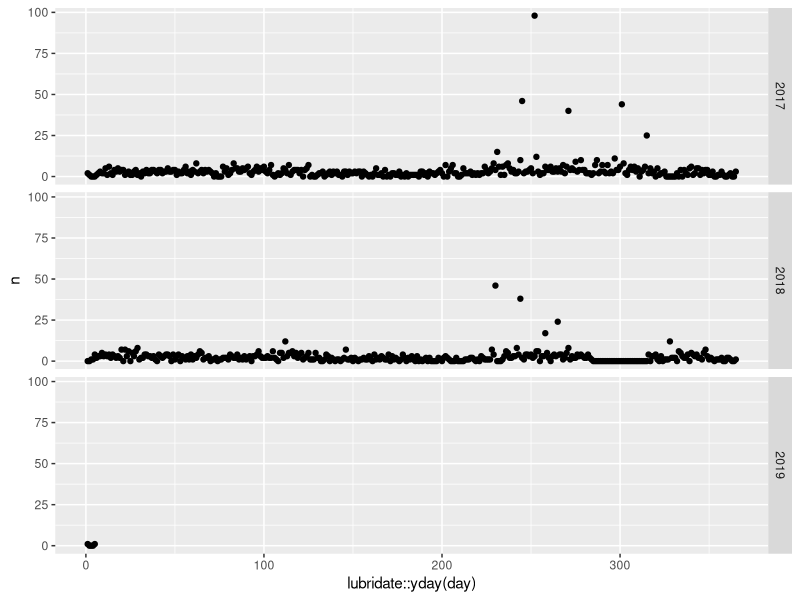
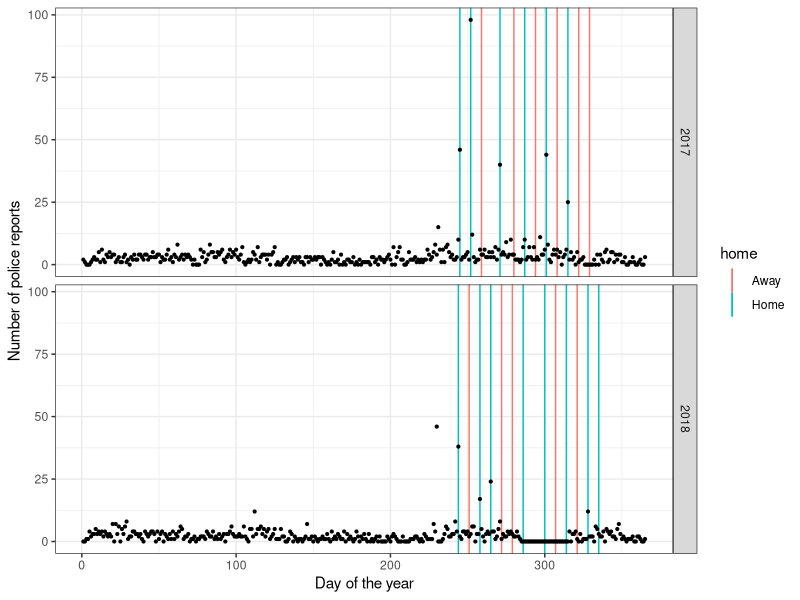

Reproduce these figures in R, in order.
## ---- chunk 1
options(htmltools.dir.version = FALSE)
## ---- chunk 2
tidyverse::tidyverse_packages()
## ---- chunk 3
library(tidyverse)
pd <- read_csv("../data/isu-pd.csv")

pd %>% count(Classification) %>% dim()
# 147 different types of crime classifications

pd  %>% count(Classification, sort = TRUE) %>% head()

## ---- chunk 4
pd <- pd %>% separate(Classification, into = "Main", sep="/", remove = FALSE) %>%
  mutate(
    Main = trimws(Main)
  )

pd  %>% count(Main, sort = TRUE) %>% head()
## ---- chunk 5
head(pd$`Date/Time Reported`)

pd$date <- lubridate::mdy_hm(pd$`Date/Time Reported`)
summary(pd$date)
## ---- chunk 6
pd$day <- lubridate::as_date(pd$date)
head(pd$day)
## ---- chunk 7
pd %>% 
  count(day, sort = TRUE) %>% 
  filter(lubridate::year(day) == 2018) %>%
  head(10)
## ---- chunk 8
pd %>% count(day) %>% summary()
## ---- chunk 9
pd %>% 
  complete(day = full_seq(pd$day, period = 1)) %>% 
  count(day) %>%
  summary()
## ---- chunk 10
pd %>% 
  complete(day = full_seq(pd$day, period = 1))
## ---- chunk 11
perday <- pd %>% 
  complete(day = full_seq(pd$day, period = 1)) %>% 
  group_by(day) %>%
  summarize(
    n = sum(!is.na(Classification))
  ) 

perday %>%
  summary()
## ---- chunk 12
perday %>%
  mutate(year = lubridate::year(day)) %>%
  ggplot(aes( x = lubridate::yday(day), y = n)) + 
  geom_point() + 
  facet_grid(year~.)
## ---- chunk 13

schedule <- read.csv("../data/isu-football-2018.csv")
schedule <- schedule %>%
  mutate(
    date = lubridate::ymd("2018-01-01")
    )
lubridate::month(schedule$date) <- as.numeric(factor(schedule$Month, levels=c("Sep", "Oct", "Nov", "Dec"))) + 8
lubridate::mday(schedule$date) <- schedule$Day
schedule$yday <- lubridate::yday(schedule$date)
schedule$year <- lubridate::year(schedule$date)


schedule17 <- read.csv("../data/isu-football-2017.csv")
schedule17 <- schedule17 %>%
  mutate(
    date = lubridate::mdy(Date)
  )
schedule17$yday <- lubridate::yday(schedule17$date)
schedule17$year <- lubridate::year(schedule17$date)


perday %>%
  mutate(
    year = lubridate::year(day),
    yday = lubridate::yday(day)
    ) %>%
  filter(year <= 2018) %>%
  ggplot(aes(x = yday, y = n)) +
  geom_vline(data = schedule, aes(xintercept = yday, colour = home)) +
  geom_vline(data = schedule17, aes(xintercept = yday, colour = Home)) +
  geom_point(size = .75) +
  facet_grid(year~.) +
  theme_bw() +
  ylab("Number of police reports") +
  xlab("Day of the year")
